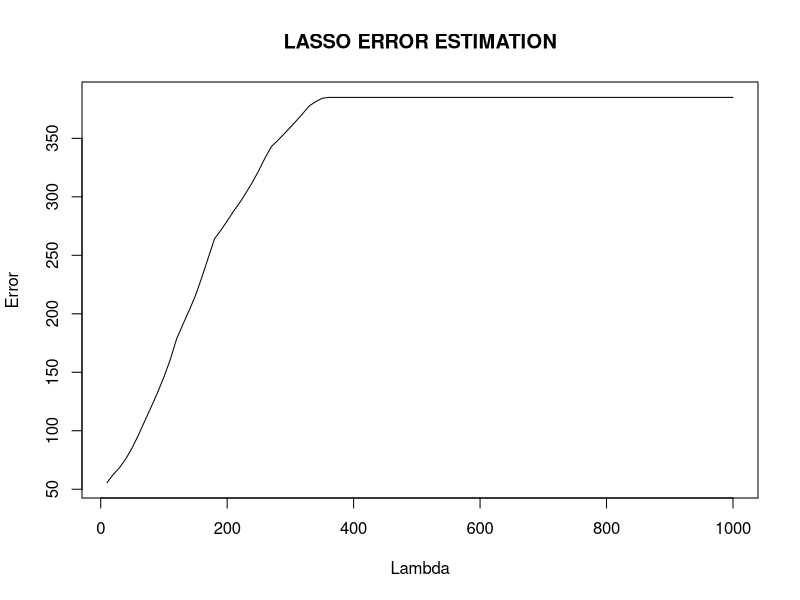

The R source for this figure:
n = 50
p = 200
s = 10
T = 10
lambda_all = (100:1)*10
L = length(lambda_all)
db = matrix(rep(0, p), nrow = p)

X = matrix(rnorm(n*p), nrow=n)
X = cbind(rep(1,n), X)
beta_true = matrix(rep(0, p+1), nrow = p+1)
beta_true[1:s] = 1:s
Y = X %*% beta_true + rnorm(n)

beta = matrix(rep(0, p+1), nrow = p+1)
beta_all = matrix(rep(0, (p+1)*L), nrow = p+1)
err = rep(0, L)
R = Y
ss = rep(0, p+1)
for (j in 1:p+1)
  ss[j] = sum(X[, j]^2)

for (l in 1:L)
{
  lambda = lambda_all[l]
  for (t in 1:T)
  {
    for (j in 2:p+1)
    {
      db = sum(R*X[, j])/ss[j]
      b = beta[j]+db
      b=sign(b)*max(0,abs(b)-lambda/ss[j])
      db=b-beta[j]
      R=R-X[,j]*db
      beta[j]=b
    }
  }
  beta_all[, l] = beta
  err[l] = sum((beta-beta_true)^2)
}

plot(lambda_all, err, type = 'l',main='LASSO ERROR ESTIMATION',xlab='Lambda',ylab='Error')
